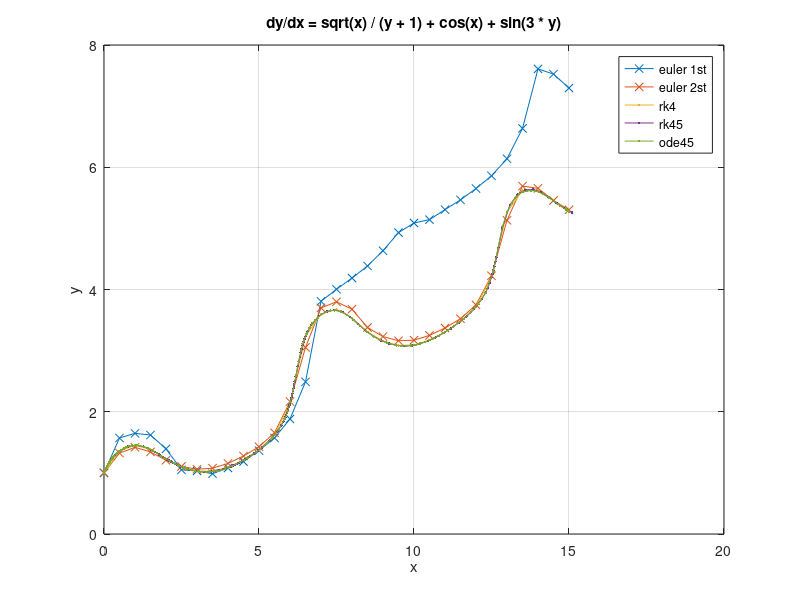

The MATLAB source for this figure:
clear; clc; close all;

dy = @(x, y) sqrt(x)/(y + 1) + cos(x) + sin(3 * y);

h = 0.5;
tspan = [0,15];

n = (tspan(2) - tspan(1)) / h;
t0 = tspan(1);

%% sim rk4 and euler
y_1st = zeros(n, 1);
y_1st(1) = dy(t0, 0);

y_2st = y_1st;
y_2st(1) = y_1st(1);

rk4 = y_1st;
rk4(1) = y_1st(1);
for i = 1 : n
    tn = (h * (i - 1) + t0);
    y_1st(i+1) = y_1st(i) + h  * dy(tn, y_1st(i));

    y_hat = y_2st(i) + h * dy(tn, y_2st(i));
    y_2st(i+1) = y_2st(i) + (h/2) * (dy(tn, y_2st(i)) + dy(tn + h, y_hat));

    k1 = dy(tn, rk4(i));
    k2 = dy(tn + h/2, rk4(i) + (h/2) * k1);
    k3 = dy(tn + h/2, rk4(i) + (h/2) * k2);
    k4 = dy(tn + h, rk4(i) + h * k3);
    rk4(i+1) = rk4(i) + (h/6) * (k1 + 2*k2 + 2*k3 + k4);
end

%% sim rk45
rk45(1) = rk4(1);
tol = 0.0003;
h45 = h;
max_h = h / 2;
i = 1;
t45(1) = t0;
tn = t0;
while(tn < tspan(2))
    bingo = false;
    while(~bingo)
        k1 = dy(tn, rk45(i));
        k2 = dy(tn + 0.25 * h45, rk45(i) + 0.25 * h45 * k1);
        k3 = dy(tn + 0.375 * h45, rk45(i) + 0.09375 * h45 * k1 + 0.28125 * h45 * k2);
        k4 = dy(tn + (12 / 13) * h45, rk45(i) + (1932 / 2197) * h45 * k1 - (7200 / 2197) * h45 * k2 + (7296 / 2197) * h45 * k3);
        k5 = dy(tn + h45, rk45(i) + (439 / 216) * h45 * k1 - 8 * h45 * k2 + (3680 / 513) * h45 * k3 - (845 / 4104) * h45 * k4);
        k6 = dy(tn + 0.5 * h45, rk45(i) - (8 / 27) * h45 * k1 + 2 * h45 * k2 - (3544 / 2565) * h45 * k3 + (1859 / 4104) * h45 * k4 - 0.275 * h * k5);
        w = rk45(i) + h45 * ((25 / 216) * k1 + (1408 / 2565) * k3 + (2197 / 4104) * k4 - 0.2 * k5);
        z = rk45(i) + h45 * ((16 / 135) * k1 + (6656 / 12825) * k3 + (28561 / 56430) * k4 - (9 / 50) * k5 + (2 / 55) * k6);
        e = abs(z - w);
        if(e / abs(w) < tol)
            rk45(i+1) = z;
            tn = tn + h45;
            h45 = h45 * 2;
            bingo = true;
        else
            h45 = h45 / 2;
        end
        if(h45 > max_h)
            h45 = max_h;
        end
    end
    i = i + 1;
    t45(i) = tn;
end


%% matlab ode45
[t, yi] = ode45(dy, tspan, dy(t0, 0));

%% show
plot(...
    tspan(1):h:tspan(2), y_1st, 'x-', ...
    tspan(1):h:tspan(2), y_2st, 'x-', ...
    tspan(1):h:tspan(2), rk4, '.-', ...
    t45, rk45, '.-', ...
    t, yi, '.-');
legend(...
    "euler 1st", ...
    "euler 2st", ...
    "rk4", ...
    "rk45", ...
    "ode45")
title("dy/dx = sqrt(x) / (y + 1) + cos(x) + sin(3 * y)")
ylabel("y")
xlabel("x")
grid on
